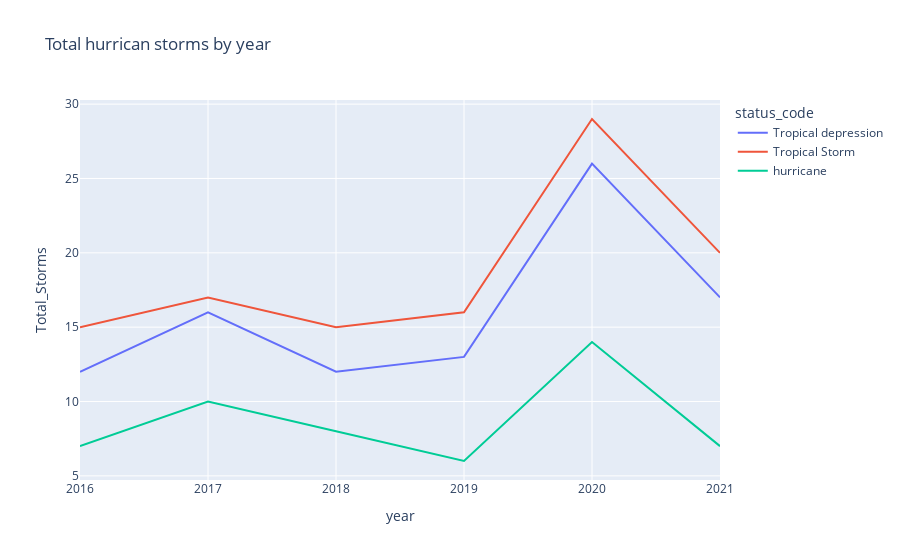

Write notebook code for a chart like this one.
### Code cell
storms_uniq['Total_Storms'] = storms_uniq['status_hurricane'] + storms_uniq['status_tropical depression'] + storms_uniq['status_tropical storm']
#storms_uniq['date'] = storms_uniq.index

year_order = [2016,2017,2018,2019,2020,2021]

df_plot_y = storms_uniq[['status_code','year','Total_Storms']].groupby(['status_code','year']).sum().reset_index()

df_plot_y = df_plot_y.set_index('year').loc[year_order].reset_index()

fig = px.line(df_plot_y, x='year', y='Total_Storms', title= 'Total hurrican storms by year', color='status_code', line_group='status_code')

newnames = {'1':'Tropical depression', '2': 'Tropical Storm', '3': 'hurricane'}
fig.for_each_trace(lambda t: t.update(name = newnames[t.name],
                                      legendgroup = newnames[t.name],
                                      hovertemplate = t.hovertemplate.replace(t.name, newnames[t.name])))

fig.show()

### Figure 1 — Plotly figure (JSON) as saved in the notebook; plotly's stock layout.template omitted (floating-point values rounded to 4 significant figures)
{"data": [{"hovertemplate": "status_code=Tropical depression<br>year=%{x}<br>Total_Storms=%{y}<extra></extra>", "legendgroup": "Tropical depression", "line": {"color": "#636efa", "dash": "solid"}, "marker": {"symbol": "circle"}, "mode": "lines", "name": "Tropical depression", "orientation": "v", "showlegend": true, "type": "scatter", "x": [2016, 2017, 2018, 2019, 2020, 2021], "xaxis": "x", "y": [12, 16, 12, 13, 26, 17], "yaxis": "y"}, {"hovertemplate": "status_code=Tropical Storm<br>year=%{x}<br>Total_Storms=%{y}<extra></extra>", "legendgroup": "Tropical Storm", "line": {"color": "#EF553B", "dash": "solid"}, "marker": {"symbol": "circle"}, "mode": "lines", "name": "Tropical Storm", "orientation": "v", "showlegend": true, "type": "scatter", "x": [2016, 2017, 2018, 2019, 2020, 2021], "xaxis": "x", "y": [15, 17, 15, 16, 29, 20], "yaxis": "y"}, {"hovertemplate": "status_code=hurricane<br>year=%{x}<br>Total_Storms=%{y}<extra></extra>", "legendgroup": "hurricane", "line": {"color": "#00cc96", "dash": "solid"}, "marker": {"symbol": "circle"}, "mode": "lines", "name": "hurricane", "orientation": "v", "showlegend": true, "type": "scatter", "x": [2016, 2017, 2018, 2019, 2020, 2021], "xaxis": "x", "y": [7, 10, 8, 6, 14, 7], "yaxis": "y"}], "layout": {"autosize": true, "legend": {"title": {"text": "status_code"}, "tracegroupgap": 0}, "title": {"text": "Total hurrican storms by year"}, "xaxis": {"anchor": "y", "autorange": true, "domain": [0, 1], "range": [2016, 2021], "title": {"text": "year"}, "type": "linear"}, "yaxis": {"anchor": "x", "autorange": true, "domain": [0, 1], "range": [4.722, 30.28], "title": {"text": "Total_Storms"}, "type": "linear"}}}
